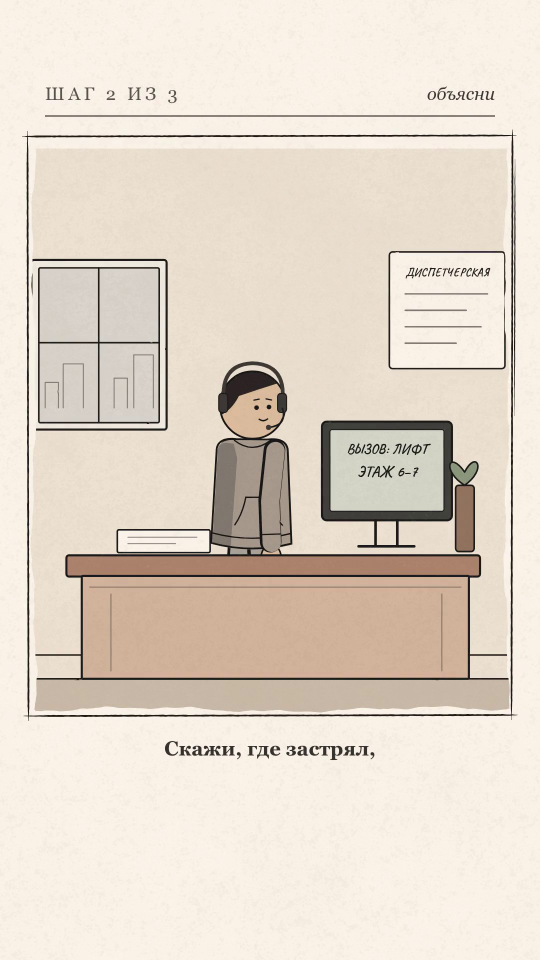
#> input picture frame 1 of Chto_Esli/work/tmp/test_n_patch.mp4, 1080 x 1920 px, given in place of brain100_short_v10.mp4, which was not available (shown at 1/2 size)
$ python analyze_video.py
#> lines starting #> are read from the running program, lines starting #| are printed output that depends on the picture
import cv2
import numpy as np
import sys

cap = cv2.VideoCapture('Незаконченные видео/brain100_short_v10.mp4')
fps = cap.get(cv2.CAP_PROP_FPS)
total_frames = int(cap.get(cv2.CAP_PROP_FRAME_COUNT))
print(f"FPS: {fps}, Total frames: {total_frames}, Duration: {total_frames/fps:.3f}s", flush=True)

prev_sub = None
prev_center = None
fno = 0
changes = []

while True:
    ret, frame = cap.read()
#> frame is the input picture: shape (1920, 1080, 3); mean B, G, R 202.5, 215.8, 226.8
    if not ret:
        break

    # check every 3 frames (~10 fps sample)
    if fno % 3 == 0:
        sub_crop = frame[1720:1880, 50:1030]
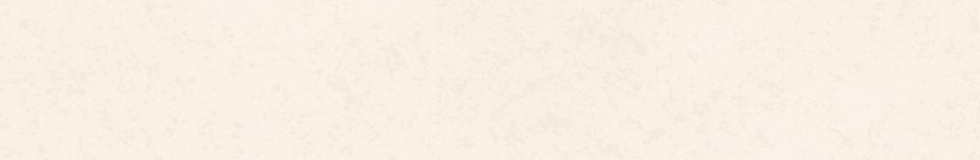
#> sub_crop: shape (160, 980, 3); mean B, G, R 229.6, 240.5, 248.6
        center_crop = frame[300:1600, 100:980]
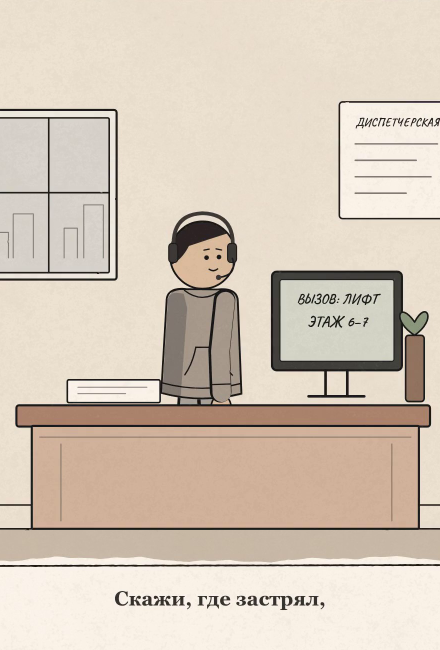
#> center_crop: shape (1300, 880, 3) (shown at 1/2 size); mean B, G, R 185.1, 200.2, 213.6
        if prev_sub is not None:
            diff_sub = float(np.mean(cv2.absdiff(sub_crop, prev_sub)))
            diff_center = float(np.mean(cv2.absdiff(center_crop, prev_center)))
            t = fno / fps
            if diff_sub > 12.0 or diff_center > 20.0:
                changes.append((t, fno, diff_sub, diff_center))
        prev_sub = sub_crop
        prev_center = center_crop
    fno += 1

cap.release()

print(f"Total checked, detected {len(changes)} transition points:", flush=True)
for c in changes:
    print(f"t={c[0]:.2f}s (f={c[1]}): diff_sub={c[2]:.1f}, diff_center={c[3]:.1f}", flush=True)

$ run again, starting later in the video
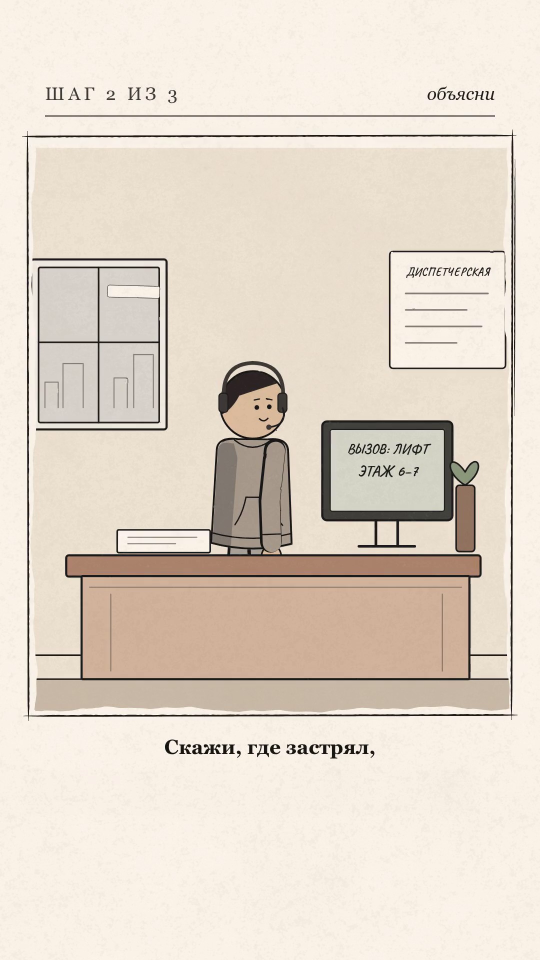
#> input picture frame 8 of Chto_Esli/work/tmp/test_n_patch.mp4, 1080 x 1920 px, given in place of brain100_short_v10.mp4, which was not available (shown at 1/2 size)
#> frame is the input picture: shape (1920, 1080, 3); mean B, G, R 202.4, 215.6, 226.7
#> `center_crop = frame[300:1600, 100:980]`:
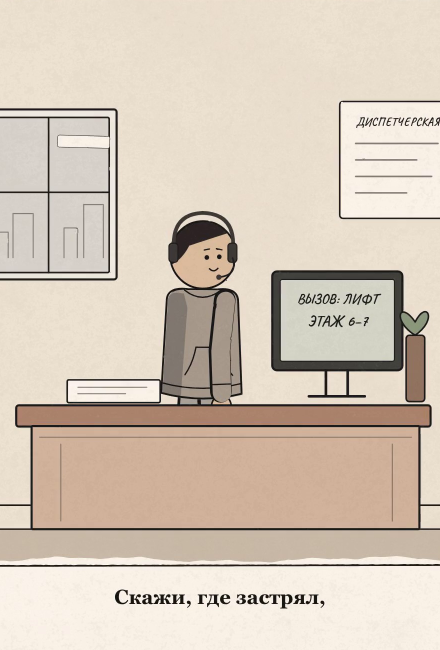
#> center_crop: shape (1300, 880, 3) (shown at 1/2 size); mean B, G, R 185, 200, 213.4

$ run again, starting later in the video
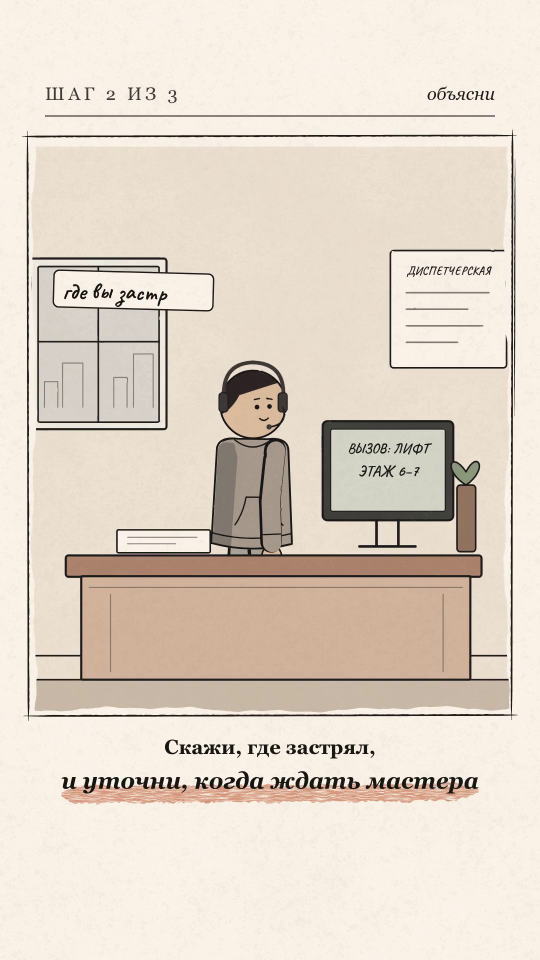
#> input picture frame 14 of Chto_Esli/work/tmp/test_n_patch.mp4, 1080 x 1920 px, given in place of brain100_short_v10.mp4, which was not available (shown at 1/2 size)
#> frame is the input picture: shape (1920, 1080, 3); mean B, G, R 200.5, 213.8, 225.2
#> `center_crop = frame[300:1600, 100:980]`:
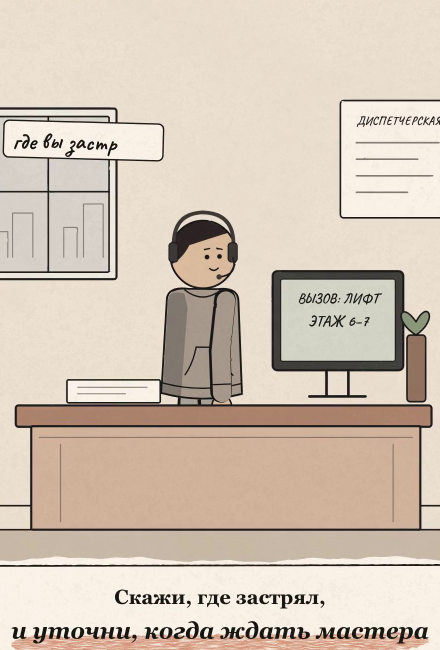
#> center_crop: shape (1300, 880, 3) (shown at 1/2 size); mean B, G, R 181.6, 196.8, 210.9
